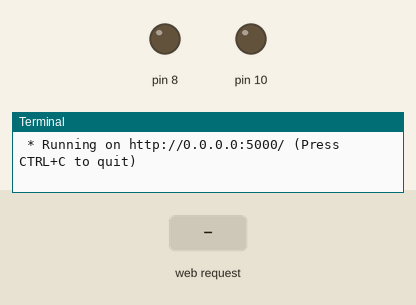
Recording of a program running on a simulated Raspberry Pi (header pin numbers). Parts: output pins drawn as LEDs (lit = HIGH), the last lines printed to the terminal. The test bench sets the inputs (shaded band). The clock reads 2024-03-15 10:24:30 at power-on unless the program sets it.

Above: at 1.2 s.
1.3 s: HTTP request for /8/1 received
At 2.2 s:
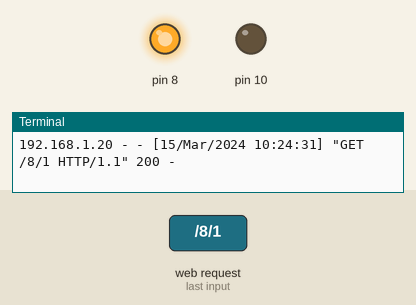
2.8 s: HTTP request for /10/1 received
At 3.4 s:
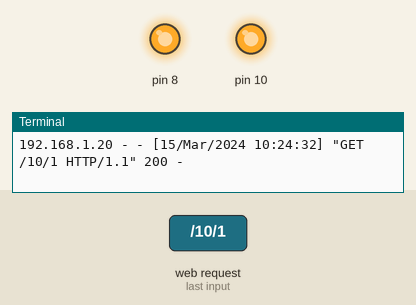
4.3 s: HTTP request for /8/0 received
At 5.5 s:
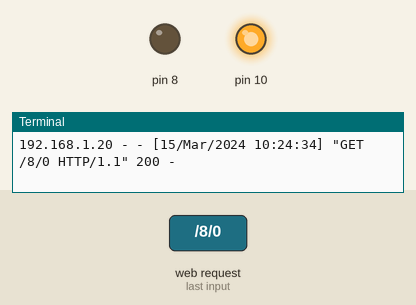
5.8 s: HTTP request for /10/0 received
At 6.8 s:
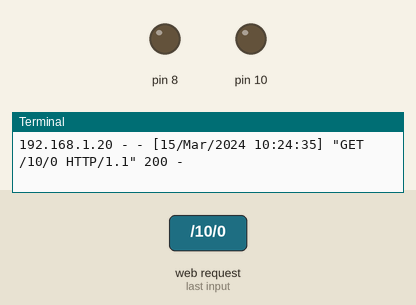
Timing chart, 0 to 8.3 s (numbered marks = the images above; inputs shaded):
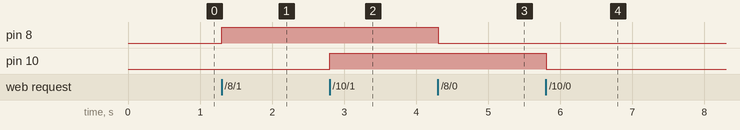

The program:

serverBlink.py
```python
import RPi.GPIO as GPIO
from time import sleep
from flask import Flask

GPIO.setwarnings(False)
GPIO.setmode(GPIO.BOARD)

GPIO.setup(8, GPIO.OUT, initial=GPIO.LOW)
GPIO.setup(10, GPIO.OUT, initial=GPIO.LOW)

app = Flask(__name__)


@app.route('/')
def index():
    return 'hello world'


@app.route('/<int:pin_num>/<int:value>')
def change_pin_state(pin_num, value):
    if pin_num == 8 or pin_num == 10 and value == 1 or value == 0:
        GPIO.output(pin_num, value)
        return f'{pin_num} {value}'
    return 'bad request'


if __name__ == "__main__":
    app.run(host='0.0.0.0')
```

Measured:
- after the input at 1.3 s, pin 8: LOW → HIGH at once
- after the input at 2.8 s, pin 10: LOW → HIGH at once
- after the input at 4.3 s, pin 8: HIGH → LOW at once
- after the input at 5.8 s, pin 10: HIGH → LOW at once
